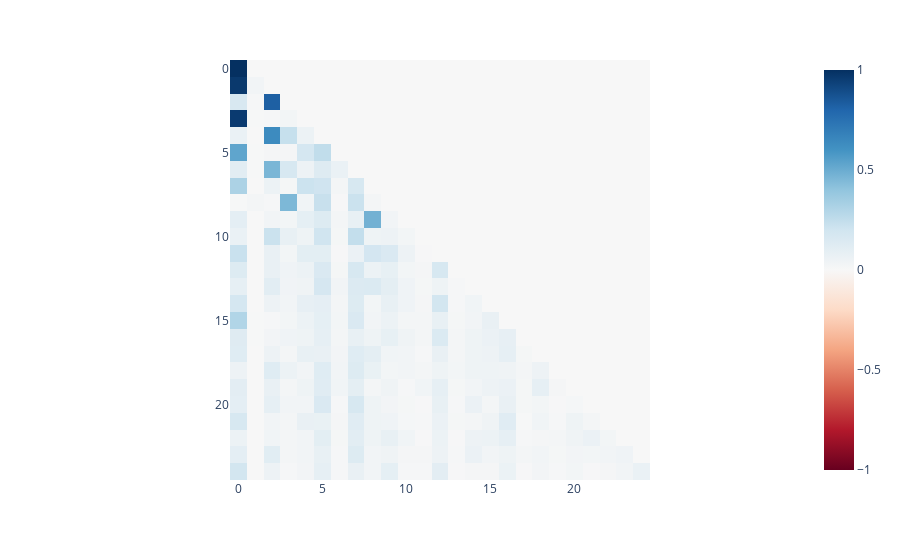
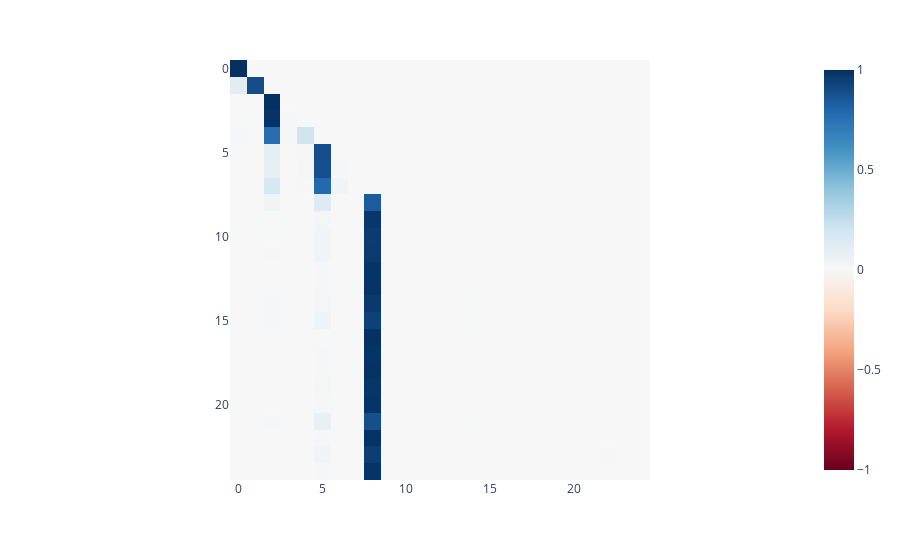

The notebook cell saved with these charts, in order:
### Code cell
att_0_0 = cache_0["pattern", 0, "attn"]
display_layer_heads(att_0_0, batch_idx=IDX)
display_layer_heads(att_0_0, batch_idx=IDX+1)

# residual stream at tokens where attending to
# patch in information from previous token positions at positions its attending to
# train probes to predict state the activation is in
# logistic regression on residual stream activations for probing
# interp 3 state
# does acc increase from 5 to 4?

att_test_0 = test_cache_0["pattern", 0, "attn"]
for head in range(2):
    imshow_attention(att_test_0[0, head])

### Figure 1 — Plotly figure (JSON) as saved in the notebook; plotly's stock layout.template omitted (floating-point values rounded to 4 significant figures; data arrays with more than 128 entries replaced by an {"elided": "..."} marker saying what was removed)
{"data": [{"coloraxis": "coloraxis", "hovertemplate": "x: %{x}<br>y: %{y}<br>color: %{z}<extra></extra>", "name": "0", "type": "heatmap", "xaxis": "x", "yaxis": "y", "z": {"elided": "25x25 float values"}}], "layout": {"coloraxis": {"cmid": 0, "colorscale": [[0, "rgb(103,0,31)"], [0.1, "rgb(178,24,43)"], [0.2, "rgb(214,96,77)"], [0.3, "rgb(244,165,130)"], [0.4, "rgb(253,219,199)"], [0.5, "rgb(247,247,247)"], [0.6, "rgb(209,229,240)"], [0.7, "rgb(146,197,222)"], [0.8, "rgb(67,147,195)"], [0.9, "rgb(33,102,172)"], [1, "rgb(5,48,97)"]]}, "margin": {"t": 60}, "xaxis": {"anchor": "y", "constrain": "domain", "domain": [0, 1], "scaleanchor": "y"}, "yaxis": {"anchor": "x", "autorange": "reversed", "constrain": "domain", "domain": [0, 1]}}}

### Figure 2 — Plotly figure (JSON) as saved in the notebook; plotly's stock layout.template omitted (floating-point values rounded to 4 significant figures; data arrays with more than 128 entries replaced by an {"elided": "..."} marker saying what was removed)
{"data": [{"coloraxis": "coloraxis", "hovertemplate": "x: %{x}<br>y: %{y}<br>color: %{z}<extra></extra>", "name": "0", "type": "heatmap", "xaxis": "x", "yaxis": "y", "z": {"elided": "25x25 float values"}}], "layout": {"coloraxis": {"cmid": 0, "colorscale": [[0, "rgb(103,0,31)"], [0.1, "rgb(178,24,43)"], [0.2, "rgb(214,96,77)"], [0.3, "rgb(244,165,130)"], [0.4, "rgb(253,219,199)"], [0.5, "rgb(247,247,247)"], [0.6, "rgb(209,229,240)"], [0.7, "rgb(146,197,222)"], [0.8, "rgb(67,147,195)"], [0.9, "rgb(33,102,172)"], [1, "rgb(5,48,97)"]]}, "margin": {"t": 60}, "xaxis": {"anchor": "y", "constrain": "domain", "domain": [0, 1], "scaleanchor": "y"}, "yaxis": {"anchor": "x", "autorange": "reversed", "constrain": "domain", "domain": [0, 1]}}}
